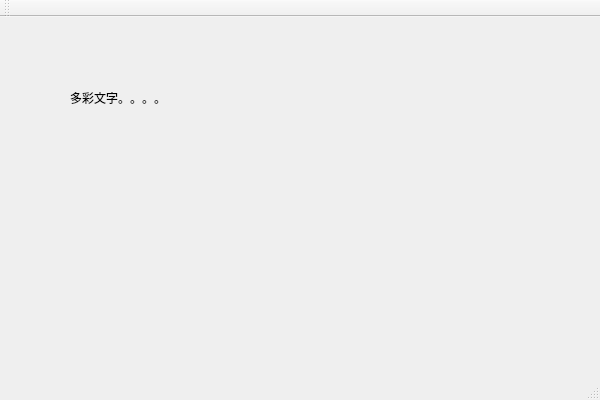
<?xml version="1.0" encoding="UTF-8"?>
<ui version="4.0">
 <class>VItemClass</class>
 <widget class="QMainWindow" name="VItemClass">
  <property name="geometry">
   <rect>
    <x>0</x>
    <y>0</y>
    <width>600</width>
    <height>400</height>
   </rect>
  </property>
  <property name="windowTitle">
   <string>VItem</string>
  </property>
  <widget class="QWidget" name="centralWidget">
   <widget class="vAnimationText" name="label">
    <property name="geometry">
     <rect>
      <x>70</x>
      <y>50</y>
      <width>191</width>
      <height>61</height>
     </rect>
    </property>
    <property name="text">
     <string>多彩文字。。。。</string>
    </property>
   </widget>
  </widget>
  <widget class="QMenuBar" name="menuBar">
   <property name="geometry">
    <rect>
     <x>0</x>
     <y>0</y>
     <width>600</width>
     <height>23</height>
    </rect>
   </property>
  </widget>
  <widget class="QToolBar" name="mainToolBar">
   <attribute name="toolBarArea">
    <enum>TopToolBarArea</enum>
   </attribute>
   <attribute name="toolBarBreak">
    <bool>false</bool>
   </attribute>
  </widget>
  <widget class="QStatusBar" name="statusBar"/>
 </widget>
 <layoutdefault spacing="6" margin="11"/>
 <customwidgets>
  <customwidget>
   <class>vAnimationText</class>
   <extends>QLabel</extends>
   <header>vanimationtext.h</header>
  </customwidget>
 </customwidgets>
 <resources>
  <include location="VItem.qrc"/>
 </resources>
 <connections/>
</ui>
